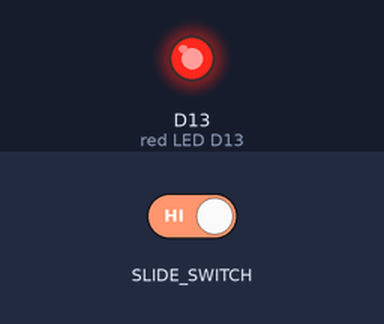
Recording of a program running on a simulated Circuit Playground running CircuitPython. Parts: output pins drawn as LEDs (lit = HIGH). The test bench sets the inputs (shaded band).

Above: at 1.2 s.
1.3 s: slide switch moved to the right
At 1.7 s:
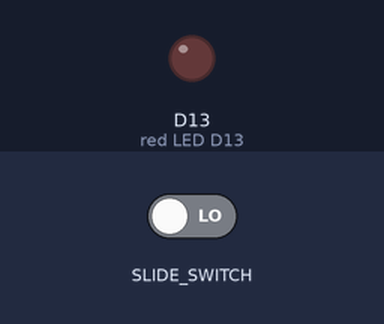
2.8 s: slide switch moved to the left
At 4.1 s:
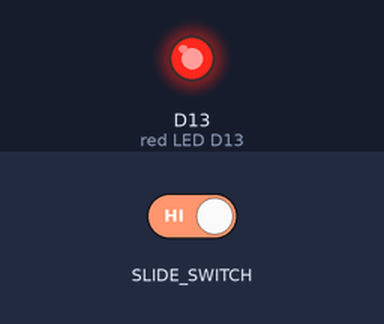
Timing chart, 0 to 5.8 s (numbered marks = the images above; inputs shaded):
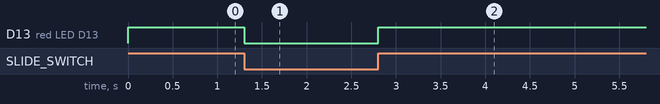

The program:

cpx_slide_switch_red_led_short.py
```python
"""This example uses the slide switch to control the little red LED. When the switch is to the
right it returns False, and when it's to the left, it returns True."""
from adafruit_circuitplayground.express import cpx

while True:
    cpx.red_led = cpx.switch
```

Measured:
- after the input at 1.3 s, D13 (red LED D13): HIGH → LOW at once
- after the input at 2.8 s, D13 (red LED D13): LOW → HIGH at once
